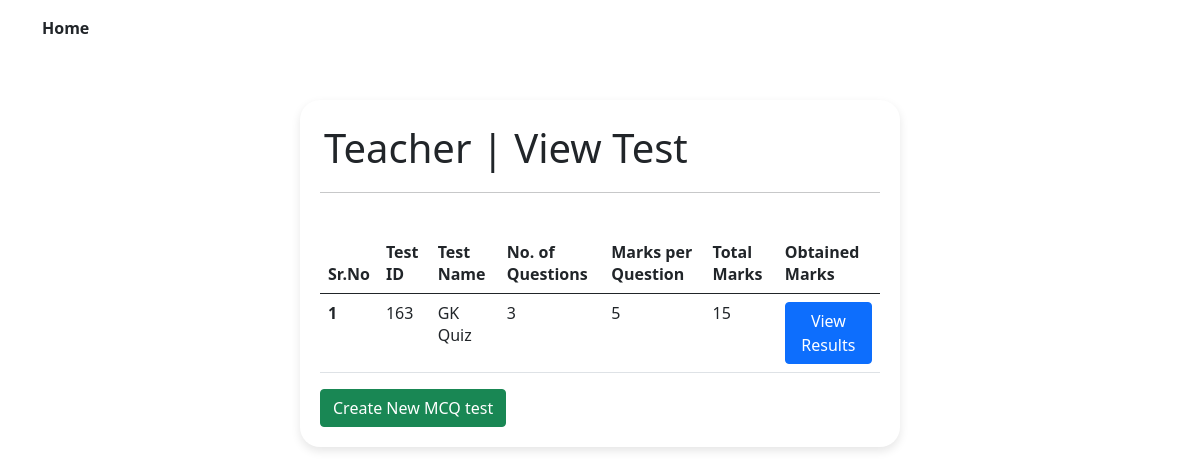
Page /admin/test_list.php on the committed database.
### tables this page shows
CREATE TABLE `test` (
  `test_id` int(11) NOT NULL,
  `test_name` varchar(24) NOT NULL,
  `noq` int(11) NOT NULL,
  `mpq` int(11) NOT NULL,
  `tm` int(11) NOT NULL
);

### admin/test_list.php (the view, shortened to what this page needs)
<?php
include '../config.php';
?>
<!DOCTYPE html>
<html lang="en">
<head>
<link href="https://cdn.jsdelivr.net/npm/bootstrap@5.0.2/dist/css/bootstrap.min.css" rel="stylesheet">
    <link rel="stylesheet" href="../style.css">
</head>
<body >
    <?php include('../header.php'); ?>
<div class="container" id="box">
    <h1 class="p-1">Teacher | View Test </h1> <hr><br>
    <table class="table">
  <thead>
    <tr>
      <th scope="col">Sr.No</th>
      <th scope="col">Test ID</th>
      <th scope="col">Test Name</th>
      <th scope="col">No. of Questions</th>
      <th scope="col">Marks per Question</th>
      <th scope="col">Total Marks</th>
      <th scope="col">Obtained Marks</th>
    </tr>
  </thead>
  <tbody>
        <?php
        $sql = "SELECT * FROM `test`";
        $result = $conn->query($sql);
        if ($result->num_rows > 0) {
            $srno=1;
            while($row = $result->fetch_assoc()) { ?>
                <tr>
                <th scope="row"><?php echo $srno++ ; ?>
                </th>
                <td><?php echo $row["test_id"]; ?></td>
                <td><?php echo $row["test_name"]; ?></td>
                <td><?php echo $row["noq"]; ?></td>
                <td><?php echo $row["mpq"]; ?></td>
                <td><?php echo $row["tm"]; ?></td>
                <td><a href="result.php?test_id=<?= $row['test_id'] ?>" class="btn btn-primary">View Results</a></td>
              </tr>
        <?php  }
        } else {
            echo '<tr>
        <td colspan="6" class="text-center"> 0 MCQ tests Saved </td>
        </tr>';
        }
        ?>
  </tbody>
</table>
<a href="set_test.php" class="btn btn-success"> Create New MCQ test </a>
</div>
</body>
</html>

### style.css (style rules this page uses)
body { background-image: url('https://github.com/bhave5h/Quiz_Mitra/blob/main/Quiz_mitra/assets/bg.png?raw=true'); width: 100vw; height: 100vh; background-size: cover; margin: 0; padding: 0; font-family:system-ui, -apple-system, BlinkMacSystemFont, 'Segoe UI', Roboto, Oxygen, Ubuntu, Cantarell, 'Open Sans', 'Helvetica Neue', sans-serif; }
#box { background-color: #fff; width: 50vw; border-radius: 20px; padding: 20px; margin: 20px auto; box-shadow: 0 4px 10px rgba(0, 0, 0, 0.1); }

### rows in the picture
test: test_id "163", test_name "GK Quiz", noq "3", mpq "5", tm "15"
